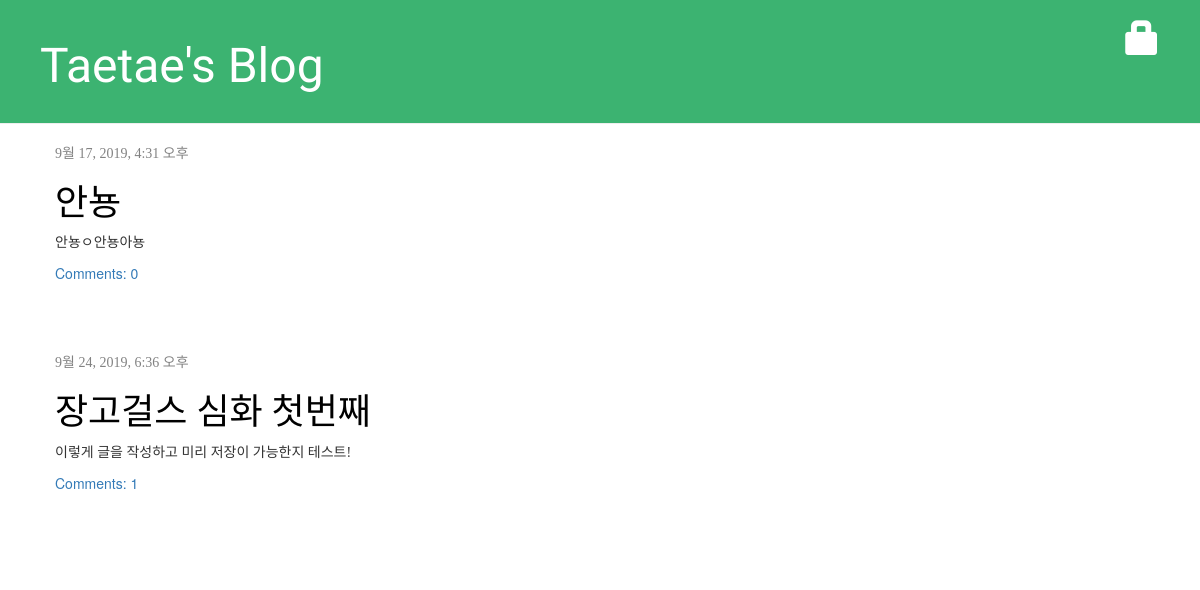
Before: / with the older database file.
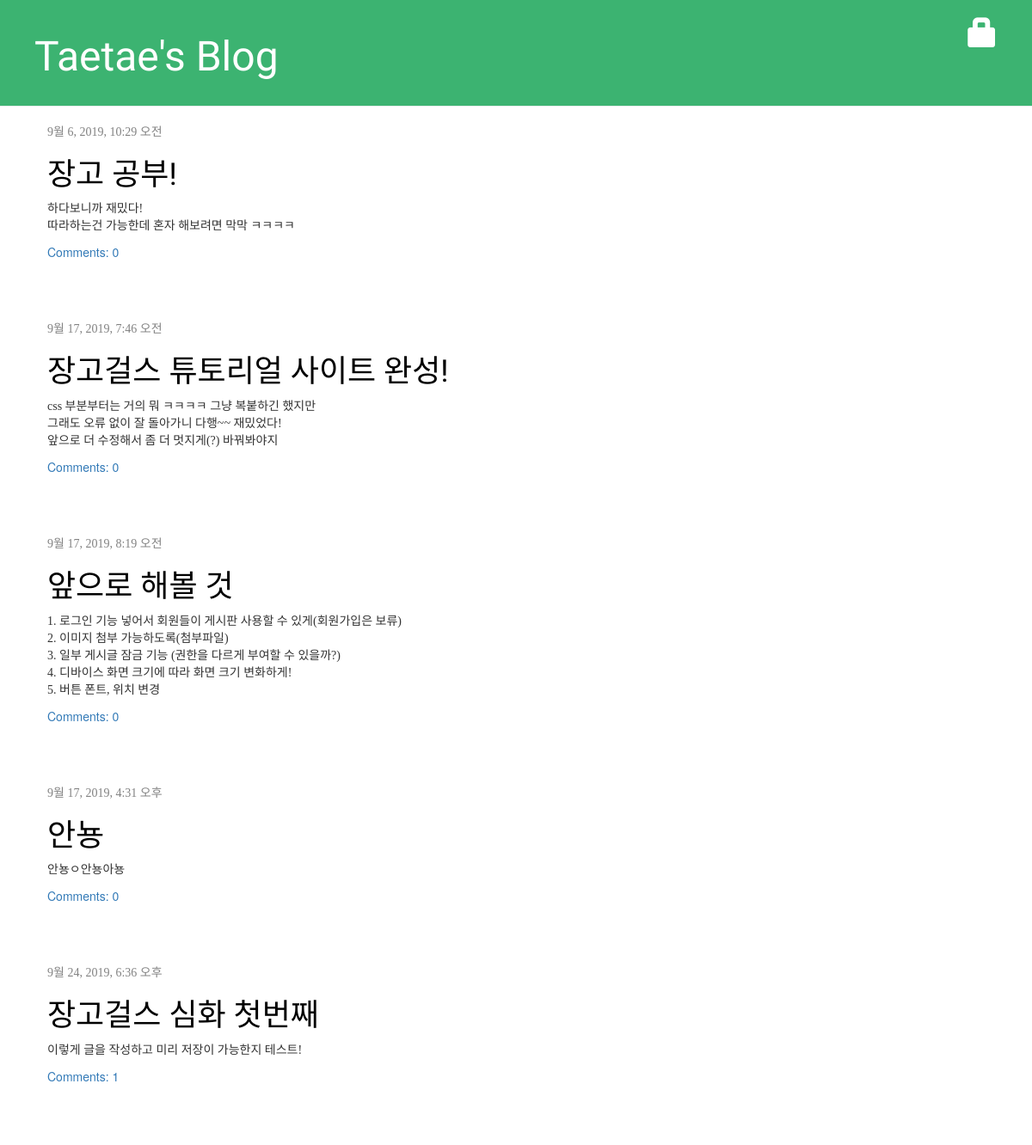
After: the same page with the newer database file.
### blog/models.py (models this page shows, shortened)
class Post(models.Model):
    author = models.ForeignKey('auth.User', on_delete=models.CASCADE)
    title = models.CharField(max_length=200)
    text = models.TextField()
    created_date = models.DateTimeField(
        default=timezone.now
    )
    published_date = models.DateTimeField(
        blank=True, null=True
    )
    def approved_comments(self):
        return self.comments.filter(approved_comment=True)

### blog/views.py (the view)
# urls.py: path('', views.post_list, name='post_list'),
def post_list(request):
    posts = Post.objects.filter(published_date__lte=timezone.now()).order_by('published_date')
    return render(request, 'blog/post_list.html', {'posts':posts})

### blog/templates/blog/post_list.html
{% extends 'blog/base.html' %}
{% block content %}
    {% for post in posts %}
        <div class="post">
            <div class="date">
                {{ post.published_date }}
            </div>
            <h1><a href="{% url 'post_detail' pk=post.pk %}">{{ post.title }}</a></h1>
            <p>{{ post.text|linebreaksbr }}</p>
            <a href="{% url 'post_detail' pk=post.pk %}">Comments: {{ post.approved_comments.count }}</a>
        </div>
    {% endfor %}
{% endblock %}

### blog/templates/blog/base.html (shortened to what this page needs)
{% load static %}
<html>
    <head>
        <link rel="stylesheet" href="//maxcdn.bootstrapcdn.com/bootstrap/3.2.0/css/bootstrap.min.css">
        <link rel="stylesheet" href="//maxcdn.bootstrapcdn.com/bootstrap/3.2.0/css/bootstrap-theme.min.css">
        <link rel="stylesheet" href="{% static 'css/blog.css' %}">
    </head>
    <body>
        <div class="page-header">
            {% if user.is_authenticated %}
                <a href="{% url 'post_new' %}" class="top-menu"><span class="glyphicon glyphicon-plus"></span></a>
                <a href="{% url 'post_draft_list' %}" class="top-menu"><span class="glyphicon glyphicon-edit"></span></a>
                <p class="top-menu-hello">Hello {{ user.username }} <small>(<a href="{% url 'logout' %}">Log out</a>)</small></p>
            {% else %}
                <a href="{% url 'login' %}" class="top-menu"><span class="glyphicon glyphicon-lock"></span></a>
            {% endif %}
            <h1><a href="/">Taetae's Blog</a></h1>
        </div>
        <div class="content container">
            <div class="row">
                <div class="col-md-8">
                {% block content %}
                {% endblock %}
                </div>
            </div>
        </div>
    </body>
</html>

### blog/static/css/blog.css (style rules this page uses)
.page-header { background-color: mediumseagreen; margin-top: 0; padding: 20px 20px 20px 40px; }
.page-header h1, .page-header h1 a, .page-header h1 a:visited, .page-header h1 a:active { color: #ffffff; font-size: 36pt; text-decoration: none; }
.content { margin-left: 40px; }
h1, h2, h3, h4 { font-family: 'Black Han Sans', sans-serif; }
p, .date, .save { font-family: 'Noto Serif KR', serif; }
.date { color: #828282; }
.top-menu, .top-menu:hover, .top-menu:visited { color: #ffffff; float: right; font-size: 26pt; margin-right: 20px; }
.post { margin-bottom: 70px; }
.post h1 a, .post h1 a:visited { color: #000000; }

Changed rows visible on the page:
added Post: published_date "9월 6, 2019, 10:29 오전", title "장고 공부!", text "하다보니까 재밌다! 따라하는건 가능한데 혼자 해보려면 막막 ㅋㅋㅋㅋ", approved_comments.count "0"
added Post: published_date "9월 17, 2019, 7:46 오전", title "장고걸스 튜토리얼 사이트 완성!", text "css 부분부터는 거의 뭐 ㅋㅋㅋㅋ 그냥 복붙하긴 했지만 그래도 오류 없이 잘 돌아가니 다행~~ 재밌었다! 앞으로 더 수정해서 좀 더 멋지게(?) 바꿔봐야지", approved_comments.count "0"
added Post: published_date "9월 17, 2019, 8:19 오전", title "앞으로 해볼 것", text "1. 로그인 기능 넣어서 회원들이 게시판 사용할 수 있게(회원가입은 보류) 2. 이미지 첨부 가능하도록(첨부파일) 3. 일부 게시글 잠금 기능 (권한을 다르게 부여할 수 있을까?) 4. 디바이스 화면 크기에 따라 화면 크기 변화하게! 5. 버튼 폰트, 위치 변경", approved_comments.count "0"
